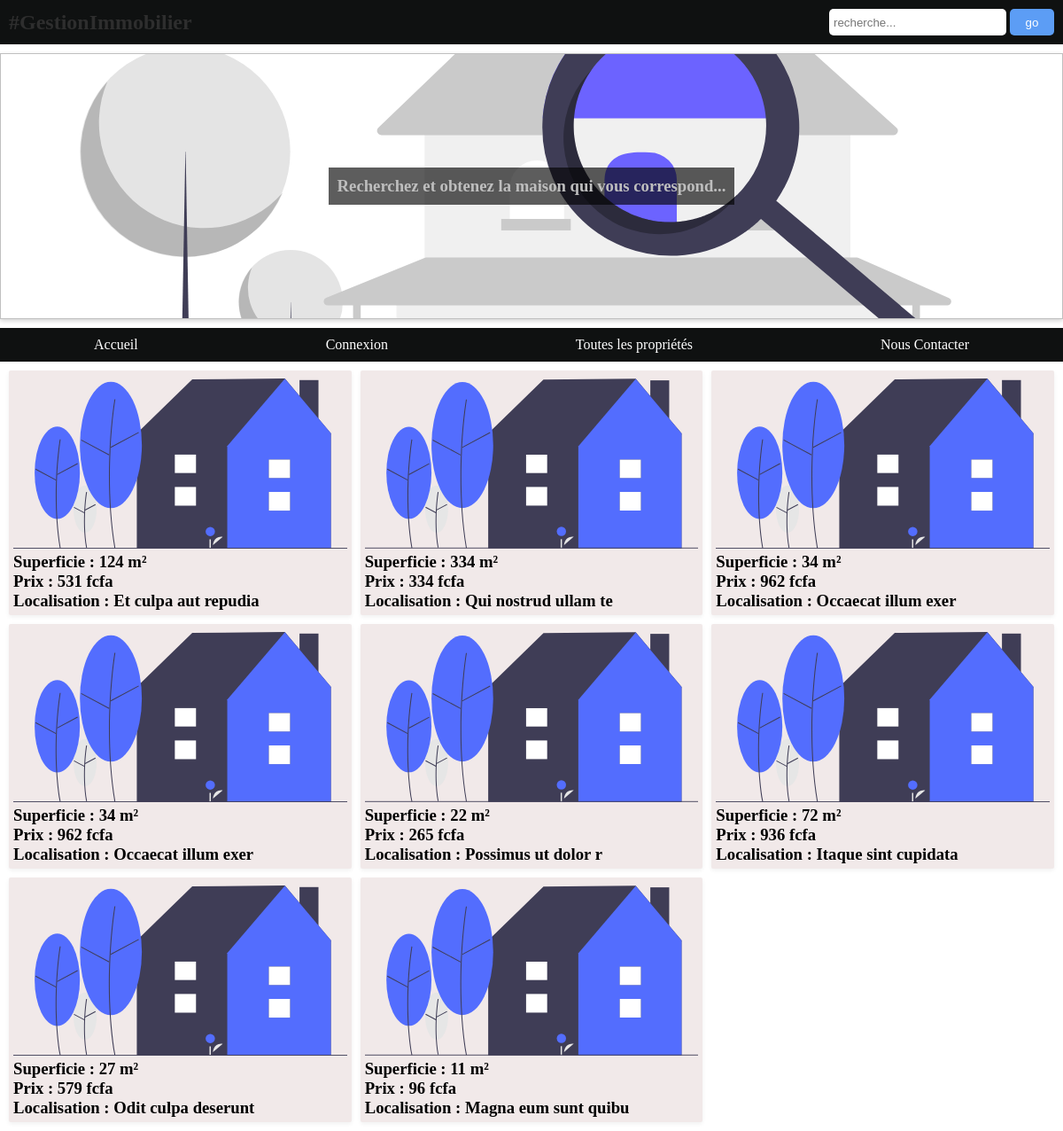
The page /view/allImmovable.php on the database its author committed.
### tables this page shows
CREATE TABLE `property` (
  `id` int(11) NOT NULL,
  `owner` varchar(255) NOT NULL,
  `tel` varchar(100) NOT NULL,
  `postdate` datetime NOT NULL,
  `location` varchar(255) NOT NULL,
  `area` int(11) NOT NULL,
  `details` varchar(1000) NOT NULL,
  `price` int(11) NOT NULL
);

### model/immovableModel.php (called while the page is built, shortened)
<?php
    class immovableModel{
        public function dbConnect()
        {
            $dsn="mysql:dbname=immovable;host=localhost";
            $password = "";
            $user = "root";
            $connect = new PDO($dsn,$user,$password,[
            PDO::ATTR_ERRMODE => PDO::ERRMODE_EXCEPTION,
            PDO::ATTR_DEFAULT_FETCH_MODE => PDO::FETCH_OBJ,
            ]);
            if (!$connect)
            {
                return new \Exception("Database cannot connect");
            }
            else
            {
                return $connect;
            }
        }
        public function getAll()
        {
            $db = $this->dbConnect();
            $query = $db->prepare('SELECT * FROM property');
            $query->execute();
            $get = $query->fetchAll(PDO::FETCH_ASSOC);
            return $get;
        }
    }

### controller/immovableController.php (called while the page is built, shortened)
<?php
    require 'model/immovableModel.php';
    class immovableController extends immovableModel{
        public function obtainAll(){
            $initModel = new immovableModel();
            $callModel = $initModel->getAll();
            return $callModel;
        }
    }

### view/allImmovable.php (the view, shortened to what this page needs)
<?php
    $initController = new immovableController;
    $Calls = $initController->obtainAll();
?>
<!DOCTYPE html>
<html lang="en">
<head>
    <link rel="stylesheet" href="/assets/css/style.css">
</head>
<body>
    <header>
        <div class="topbar">
            <h2>#GestionImmobilier</h2>
            <form action="" method="post">
            <input type="search" name="search" placeholder="recherche..." title="Entrer le prix ou la localité qui vous interesse">
            <input type="submit" value="go" name="submit">
            </form>
        </div>
        <div class="banner">
            <h3></h3>
        </div>
    </header>
    <nav>
        <ul>
        <li>
                <a href="/">Accueil</a>
            </li>
            <li>
                <a href="/view/login/" target="_blank">Connexion</a>
            </li>
            <li>
                <a href="/view/all/">Toutes les propriétés</a>
            </li>
            <li>
                <a href="/view/login/">Nous Contacter</a>
            </li>
        </ul>
    </nav>
    <div class="parent">
        <?php foreach($Calls as $call):?>
        <div class="child">
            <a href="/view/viewdetails&property_<?=$call['id']?>/">
                <div class="pic">
                </div>
                <h3>Superficie : <?= $call['area']?> m²</h3>
                <h3>Prix : <?= $call['price']?> fcfa</h3>
                <h3>Localisation : <?= $call['location']?></h3>
            </a>
        </div>
        <?php endforeach;?>
    </div>
</body>
</html>

### assets/css/style.css (style rules this page uses)
* { margin: 0; padding: 0; box-sizing: border-box; }
body { background-color: #ffffff; display: flex; flex-direction: column; width: 100%; min-height: 100vh; }
a { text-decoration: none; color: black; }
.topbar { background-color: rgb(15, 17, 17); display:flex; flex-direction: row; justify-content: space-between; padding: 10px; align-items: center; }
.topbar h2 { color: rgb(46, 46, 46); }
.topbar input { height: 30px; width: 200px; border: none; outline: none; border-radius: 5px; padding:5px; }
.banner { display: flex; justify-content:center; background-color: white; animation-name: banner; animation-duration:10s; animation-iteration-count: infinite; width: 100%; position: relative; align-items: center; border: 1px solid silver; box-shadow: 0px 2px 5px lightgray; background: url("/assets/image/house_searching.svg") no-repeat center; background-size: cover; height: 300px; margin: 10px 0; }
.banner h3 { color: rgb(190, 190, 190); position: absolute; background-color:rgba(0, 0, 0, 0.637); padding: 10px; }
.banner h3::after { content: "Recherchez et obtenez la maison qui vous correspond..."; animation-name: text; animation-duration:10s; animation-iteration-count: infinite; }
nav { background-color: rgb(15, 17, 17); width: 100%; }
ul { display:flex; flex-direction: row; justify-content: space-around; align-items: center; list-style: none; height: 100%; }
ul li { padding:10px; height: 100%; }
ul li a { color: #fff; }
input[type="submit"] { width: 50px; color: white; background-color:#5c9df5; }
.parent { display: grid; grid-template-columns: repeat(3, 1fr); grid-template-rows: repeat(2, 1fr); grid-column-gap: 0px; grid-row-gap: 0px; background-color:white; padding: 5px; }
.child { background-color:rgb(241, 233, 233); padding: 5px; border-radius:2px; box-shadow: 0px 2px 5px rgb(241, 241, 241); margin:5px; }
.pic { background: url("/assets/image/house_img.svg") no-repeat center; background-size: cover; height: 200px; }

### rows shown on the page
property: area "124", price "531", location "Et culpa aut repudia"
property: area "334", price "334", location "Qui nostrud ullam te"
property: area "34", price "962", location "Occaecat illum exer"
property: area "34", price "962", location "Occaecat illum exer"
property: area "22", price "265", location "Possimus ut dolor r"
property: area "72", price "936", location "Itaque sint cupidata"
property: area "27", price "579", location "Odit culpa deserunt"
property: area "11", price "96", location "Magna eum sunt quibu"
